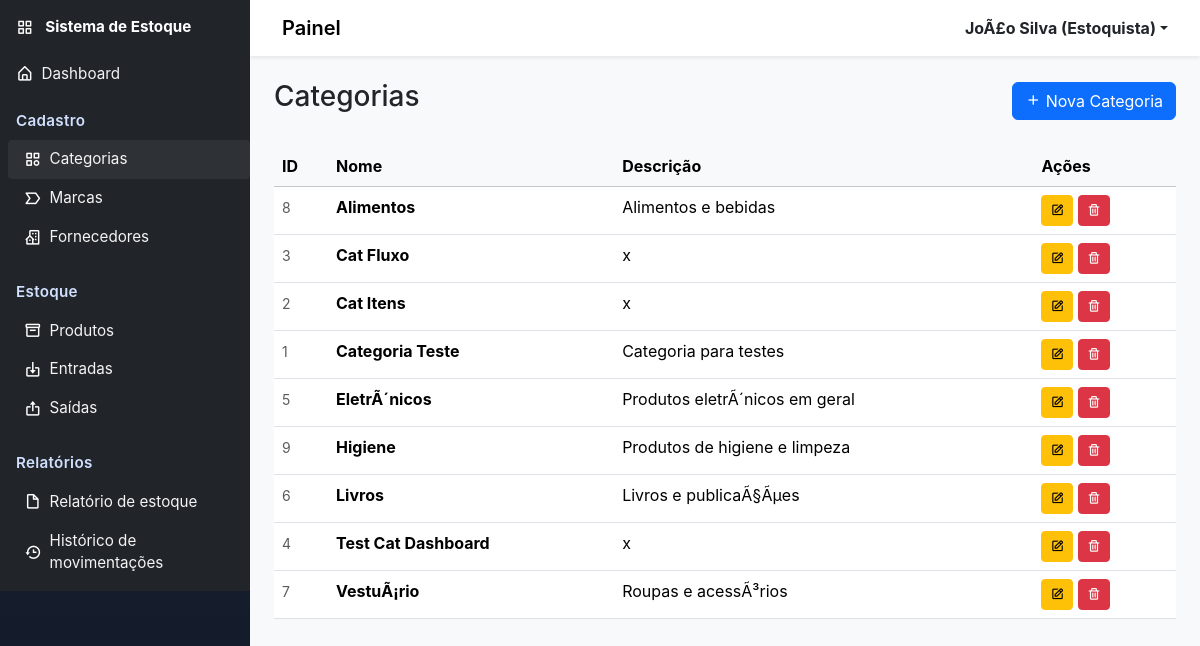
/categorias/ (signed in), run on the app's committed database.
### usuarios/models.py (models this page shows, shortened)
class Usuario(AbstractBaseUser, PermissionsMixin):
    NIVEL_ADMIN = "admin"
    NIVEL_ESTOQUISTA = "estoquista"
    NIVEL_CAIXA = "caixa"
    NIVEL_CHOICES = [
        (NIVEL_ADMIN, "Admin"),
        (NIVEL_ESTOQUISTA, "Estoquista"),
        (NIVEL_CAIXA, "Caixa"),
    ]
    id = models.AutoField(primary_key=True)
    nome = models.CharField("Nome", max_length=150)
    login = models.CharField("Login", max_length=50, unique=True)
    nivel_acesso = models.CharField(
        "Nível de acesso", max_length=30, choices=NIVEL_CHOICES, default=NIVEL_ESTOQUISTA)
    is_staff = models.BooleanField("Staff", default=False)
    is_active = models.BooleanField("Ativo", default=True)
    data_criacao = models.DateTimeField(
        "Data de criação", default=timezone.now)
    objects = UsuarioManager()
    USERNAME_FIELD = "login"
    REQUIRED_FIELDS = ["nome"]
    class Meta:
        verbose_name = "Usuário"
        verbose_name_plural = "Usuários"

### categorias/models.py (models this page shows, shortened)
class Categoria(models.Model):
    id = models.AutoField(primary_key=True)
    nome = models.CharField(max_length=100)
    descricao = models.TextField(blank=True, null=True)
    class Meta:
        verbose_name = "Categoria"
        verbose_name_plural = "Categorias"

### categorias/views.py (the view)
# urls.py: path("", views.index, name="index"),
@login_required
def index(request):
    categorias = Categoria.objects.all().order_by('nome')
    return render(request, 'categorias/index.html', {'categorias': categorias})

### usuarios/templatetags/access_tags.py (called while the page is built)
@register.simple_tag(takes_context=True)
def has_access(context, allowed_levels):
    request = context.get('request')
    if not request or not hasattr(request, 'user') or not request.user.is_authenticated:
        return False
    nivel = getattr(request.user, 'nivel_acesso', None)
    if not nivel:
        return False
    allowed = [x.strip() for x in allowed_levels.split(',') if x.strip()]
    return nivel in allowed

### templates/categorias/index.html (shortened to what this page needs)
{% extends 'base.html' %}
{% block content %}
<div class="d-flex justify-content-between align-items-center mb-4">
    <h1 class="h3">Categorias</h1>
    <a href="{% url 'categorias:criar' %}" class="btn btn-primary">
        <i class='bx bx-plus'></i> Nova Categoria
    </a>
</div>
{% if categorias %}
    <div class="table-responsive">
        <table class="table table-hover">
            <thead class="table-light">
                <tr>
                    <th>ID</th>
                    <th>Nome</th>
                    <th>Descrição</th>
                    <th>Ações</th>
                </tr>
            </thead>
            <tbody>
                {% for categoria in categorias %}
                    <tr>
                        <td><small class="text-muted">{{ categoria.id }}</small></td>
                        <td><strong>{{ categoria.nome }}</strong></td>
                        <td>
                            {% if categoria.descricao %}
                                {{ categoria.descricao|truncatewords:10 }}
                            {% else %}
                                <span class="text-muted">—</span>
                            {% endif %}
                        </td>
                        <td>
                            <a href="{% url 'categorias:editar' categoria.id %}" class="btn btn-sm btn-warning">
                                <i class='bx bx-edit'></i>
                            </a>
                            <a href="{% url 'categorias:deletar' categoria.id %}" class="btn btn-sm btn-danger">
                                <i class='bx bx-trash'></i>
                            </a>
                        </td>
                    </tr>
                {% endfor %}
            </tbody>
        </table>
    </div>
{% else %}
    <div class="alert alert-info text-center">
        <p class="mb-0">Nenhuma categoria cadastrada. <a href="{% url 'categorias:criar' %}">Clique aqui para criar uma</a></p>
    </div>
{% endif %}
{% endblock %}

### templates/includes/header.html (shortened to what this page needs)
<header class="navbar navbar-expand-lg navbar-light bg-white shadow-sm">
<div class="container-fluid">
<div class="d-flex align-items-center">
	<a class="navbar-brand" href="#">Painel</a>
</div>
<div class="d-flex align-items-center">
<div class="dropdown">
<a class="d-flex align-items-center text-dark text-decoration-none dropdown-toggle" href="#" id="userDropdown" data-bs-toggle="dropdown" aria-expanded="false">
	<strong>
		{% if request.user.is_authenticated %}
			{{ request.user.nome }} {% if request.user.get_nivel_acesso_display %}({{ request.user.get_nivel_acesso_display }}){% endif %}
		{% else %}
			Usuário
		{% endif %}
	</strong>
</a>
</div>
</div>
</div>
</header>

### static/css/style.css (style rules this page uses)
body { font-family: Inter, system-ui, -apple-system, 'Segoe UI', Roboto, 'Helvetica Neue', Arial; background-color: #f8f9fa; }
header.navbar .navbar-brand { font-weight:600 }
@media (min-width: 768px) { header.navbar { padding-left: 1.25rem; padding-right:1.25rem } }

### data on the page
Usuario: user.nome "JoÃ£o Silva", user.nivel_acesso "Estoquista"
Categoria: id "8", nome "Alimentos", descricao "Alimentos e bebidas"
Categoria: id "3", nome "Cat Fluxo", descricao "x"
Categoria: id "2", nome "Cat Itens", descricao "x"
Categoria: id "1", nome "Categoria Teste", descricao "Categoria para testes"
Categoria: id "5", nome "EletrÃ´nicos", descricao "Produtos eletrÃ´nicos em geral"
Categoria: id "9", nome "Higiene", descricao "Produtos de higiene e limpeza"
Categoria: id "6", nome "Livros", descricao "Livros e publicaÃ§Ãµes"
Categoria: id "4", nome "Test Cat Dashboard", descricao "x"
Categoria: id "7", nome "VestuÃ¡rio", descricao "Roupas e acessÃ³rios"
